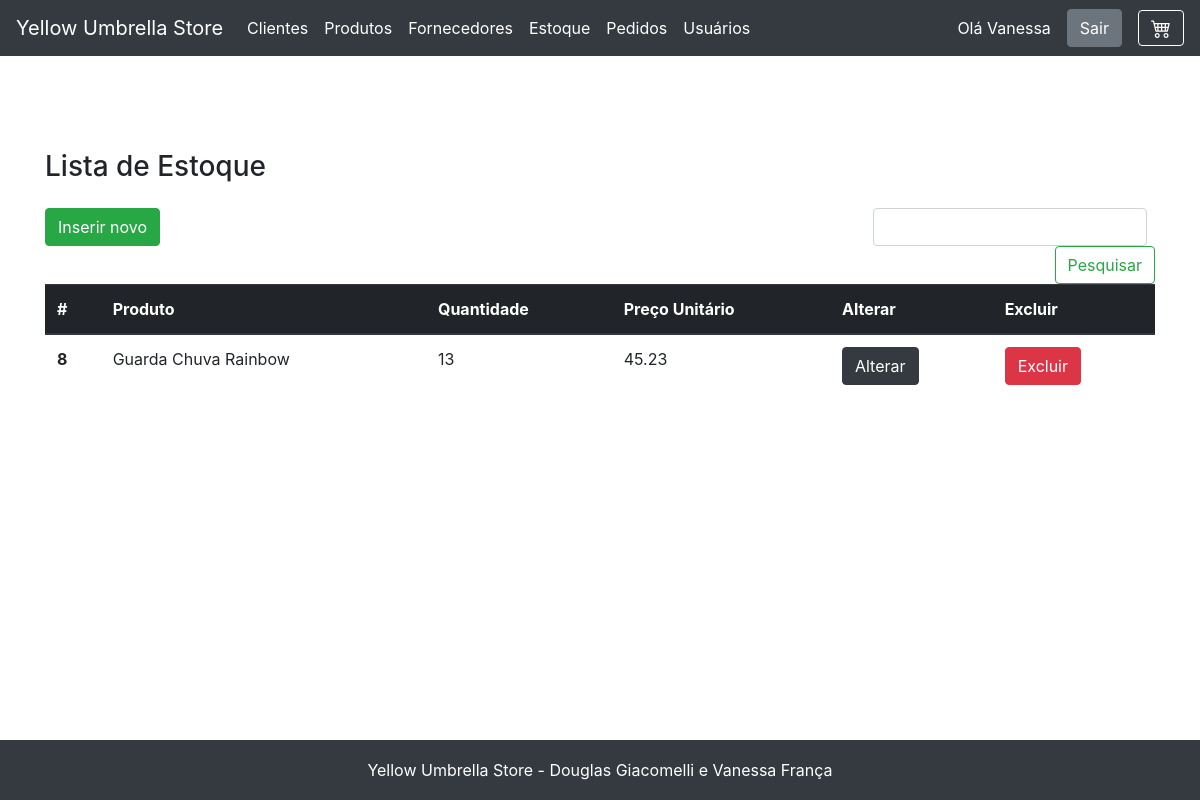
The page /estoque/view_estoque.php (signed in) on the database as committed earlier.
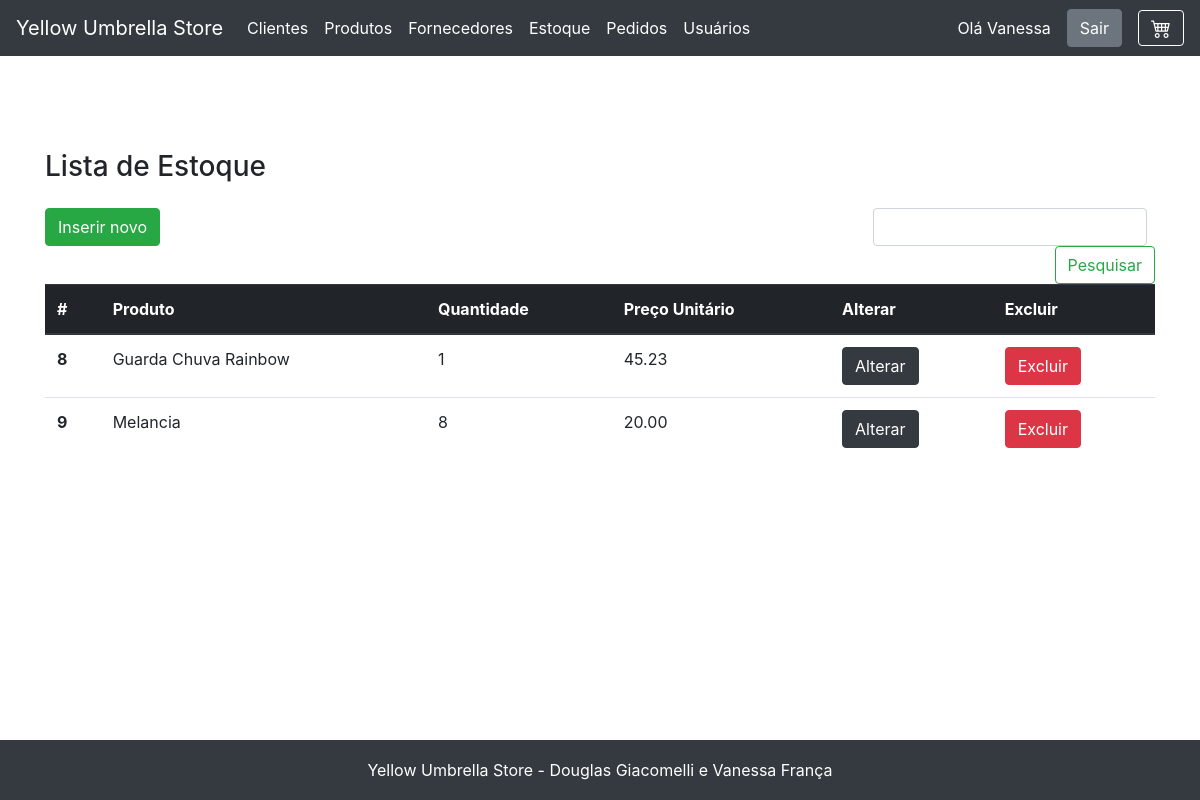
The same page on the database as committed later.
### tables this page shows
CREATE TABLE `estoque` (
  `id` int NOT NULL AUTO_INCREMENT,
  `quantidade` int NOT NULL,
  `preco` decimal(12,2) NOT NULL,
  `produto_id` int DEFAULT NULL,
  PRIMARY KEY (`id`),
  KEY `produto_id` (`produto_id`),
  CONSTRAINT `estoque_ibfk_1` FOREIGN KEY (`produto_id`) REFERENCES `produto` (`id`)
);

CREATE TABLE `produto` (
  `id` int NOT NULL AUTO_INCREMENT,
  `nome` varchar(255) NOT NULL,
  `descricao` text NOT NULL,
  `imagem` varchar(255) NOT NULL,
  `fornecedor_id` int DEFAULT NULL,
  PRIMARY KEY (`id`),
  KEY `fornecedor_id` (`fornecedor_id`),
  CONSTRAINT `produto_ibfk_1` FOREIGN KEY (`fornecedor_id`) REFERENCES `fornecedor` (`id`)
);

### fachada.php (called while the page is built, shortened)
<?php
include_once('model/Estoque.php');
include_once('dao/mysql/MysqlDaoFactory.php');
$factory = new MysqlDaofactory();
?>

### dao/mysql/MysqlDaoFactory.php (called while the page is built, shortened)
<?php
include_once('MysqlProdutoDao.php');
include_once('MysqlEstoqueDao.php');
class MysqlDaofactory extends DaoFactory {
    private $host = "localhost";
    private $db_name = "web2";
    private $port = "3306";
    private $username = "root";
    private $password = "v6a10fr4nc486";
    public function getConnection(){
        $this->conn = null;
        $dsn="mysql:host=" . $this->host . ";port=" . $this->port . ";dbname=" . $this->db_name;
        try{
            $this->conn = new PDO($dsn, $this->username, $this->password);
      }catch(PDOException $exception){
            echo "Connection error: " . $exception->getMessage() . "\n";
            echo "DSN = " . $dsn;
        }
        return $this->conn;
    }
    public function getEstoqueDao() {
        return new MysqlEstoqueDao($this->getConnection());
    }
}
?>

### dao/DAO.php (called while the page is built, shortened)
<?php
abstract class DAO {
    public function __construct($conn){
        $this->conn = $conn;
    }
}
?>

### dao/mysql/MysqlEstoqueDao.php (called while the page is built, shortened)
<?php
include_once($_SERVER['DOCUMENT_ROOT'].'/yellow_umbrella/dao/DAO.php');
class MysqlEstoqueDao extends DAO implements EstoqueDao {
    private $table_name = 'estoque';
    public function buscaTodos() {
        $query = "SELECT
                    e.id, e.quantidade, e.preco, produto_id, p.nome as produto_nome
                FROM
                    " . $this->table_name ." e
                    JOIN produto p on (produto_id = p.id)
                    ORDER BY id ASC";
        $stmt = $this->conn->prepare( $query );
        $stmt->execute();
        $estoques = [];
        while ($row = $stmt->fetch(PDO::FETCH_ASSOC)){
            extract($row);
            $estoque = new Estoque($id, $quantidade, $preco, $produto_id, $produto_nome);
            $estoques[] = $estoque;
        }
        return $estoques;
    }
}
?>

### model/Estoque.php (called while the page is built, shortened)
<?php
class Estoque{
    private $id;
    private $quantidade;
    private $preco;
    private $produto_nome;
    public function __construct( $id=null, $quantidade, $preco, $produto_id, $produto_nome=null){
        $this->id=$id;
        $this->quantidade=$quantidade;
        $this->preco=$preco;
        $this->produto_nome=$produto_nome;
    }
    public function getId() { return $this->id; }
    public function getQuantidade() { return $this->quantidade; }
    public function getPreco() { return $this->preco; }
    public function getProdutoNome() { return $this->produto_nome; }
}
?>

### estoque/view_estoque.php (the view, shortened to what this page needs)
<?php
    include "../fachada.php";
    include "../header.php";
    $dao = $factory->getEstoqueDao();
    $estoque = $dao->buscaTodos();
    $estoque = (isset($_SESSION["estoque"])) ? ($_SESSION["estoque"]) : ($estoque);
?>
<main role="main" class="container">
    <h3 class="mb-3">Lista de Estoque</h3>
    <div class="row">
        <div class="col-12">
        </div>
        <div class="col-lg-8 col-sm-12">
            <a href="view_cadastro_estoque.php" class="btn btn-success mb-2">Inserir novo</a>
        </div>
        <div class="col-lg-4 col-sm-12">
            <form class="form-inline mt-2 mt-md-0 form-search-list" action="<?=$base?>/estoque/executa_pesquisa.php" method="POST">
                <input class="form-control mr-sm-2" type="text" name="pesquisa" aria-label="Pesquisar">
                <button class="btn btn-outline-success my-2 my-sm-0" type="submit">Pesquisar</button>
            </form>
        </div>
        <div class="col-12">
        <table class="table table-responsive">
            <thead class="thead-dark">
                <tr>
                <th scope="col">#</th>
                <th scope="col">Produto</th>
                <th scope="col">Quantidade</th>
                <th scope="col">Preço Unitário</th>
                <th scope="col">Alterar</th>
                <th scope="col">Excluir</th>
                </tr>
            </thead>
            <tbody>
            <?php
                if ($estoque){
                    foreach($estoque as $item){
            ?>
                <tr>
                <th scope="row"><?=$item->getID()?></th>
                <td><?=$item->getProdutoNome()?></td>
                <td><?=$item->getQuantidade()?></td>
                <td><?=$item->getPreco()?></td>
                <td><a href="view_editar_estoque.php?id=<?=$item->getID()?>" class="btn btn-dark">Alterar</button></td>
                <td><a href="exclui_estoque.php?id=<?=$item->getID()?>" id="excluiProduto" class="btn btn-danger" onclick="return confirm('Você quer mesmo remover este estoque?')">Excluir</button></td>
                </tr>
            <?php
                    }
                }else{
                    echo "<td colspan=6 style='text-align:center;'>Sem registros</td>";
                }
            ?>
            </tbody>
        </table>
        </div>
    </div>
</main>
<?php include "../footer.php"; ?>

Rows that differ between the two databases and show on the page:
changed estoque "Guarda Chuva Rainbow": quantidade "13" → "1"
added estoque: id "9", produto.nome "Melancia", quantidade "8", preco "20.00"
